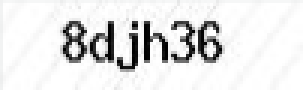
#> input picture captcha.png, 101 x 30 px (shown 3 times larger)
$ python -i OCR.py   (imports and definitions only)
#> lines starting #> are read from the running program, lines starting #| are printed output that depends on the picture; after the words box and inside, x2 and y2 are one past the last pixel; in counts of white or black regions, pixels touching at a corner belong together
from PIL import Image, ImageEnhance
import pytesseract
import cv2
import numpy as np

def process_captcha(image_path):
#> called with image_path = 'captcha.png'
    image = Image.open(image_path)
#> image is the input picture: PIL image 101x30 RGB; mean R, G, B 227.8, 227.8, 227.8
    gray_image = image.convert('L')
    # Cải thiện độ tương phản của ảnh
    enhancer = ImageEnhance.Contrast(gray_image)
    enhanced_image = enhancer.enhance(2)  # Điều chỉnh độ tương phản
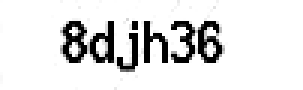
#> enhanced_image: PIL image 101x30 L (shown 3 times larger); min 0, max 255, mean 225.2
    # Chuyển ảnh thành numpy array để xử lý với OpenCV
    np_image = np.array(enhanced_image)
    # Áp dụng Thresholding (cải thiện độ rõ của văn bản)
    _, thresholded_image = cv2.threshold(np_image, 150, 255, cv2.THRESH_BINARY)
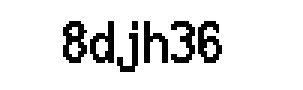
#> thresholded_image: shape (30, 101) (shown 3 times larger); 88.5% white; black in thin lines or dots, all inside (x1, y1, x2, y2) = (21, 7, 74, 24)
    # Chạy Tesseract trên ảnh đã tiền xử lý
#> (the run stopped early here; a loop or call above may not have finished)
